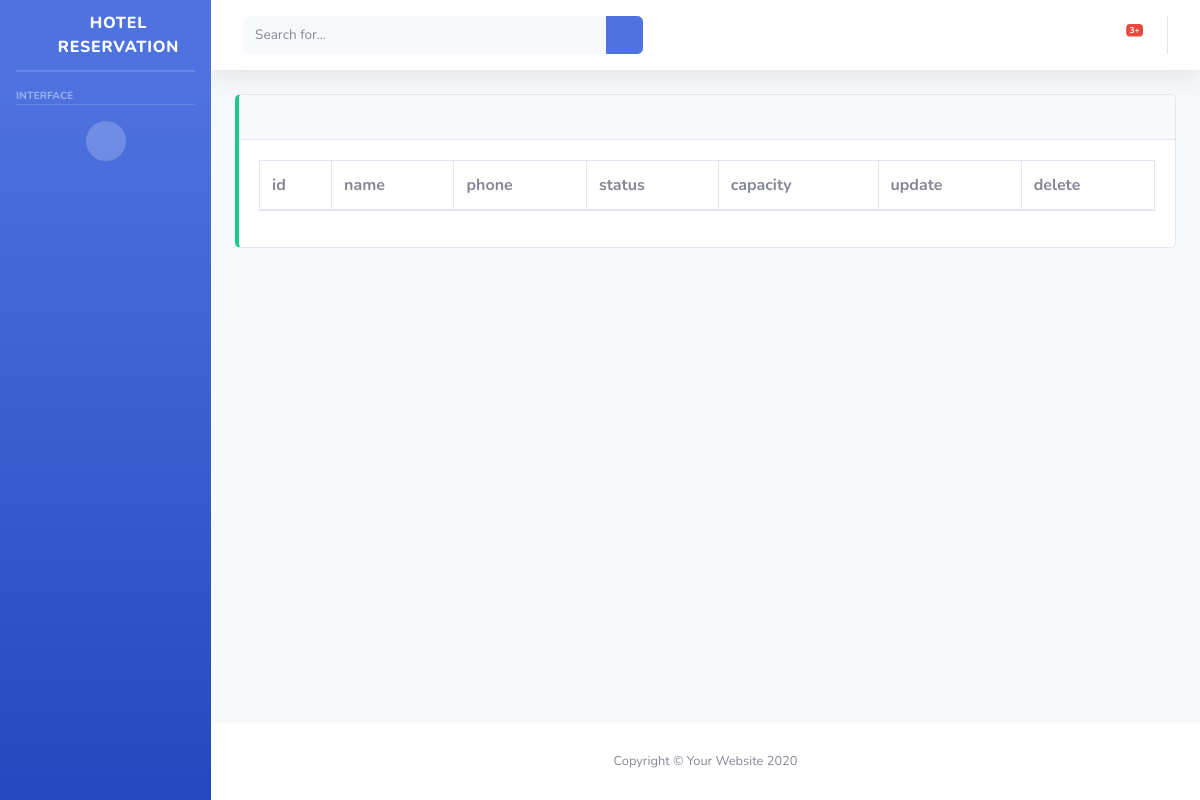
The page /restaurant/ on the database as committed earlier.
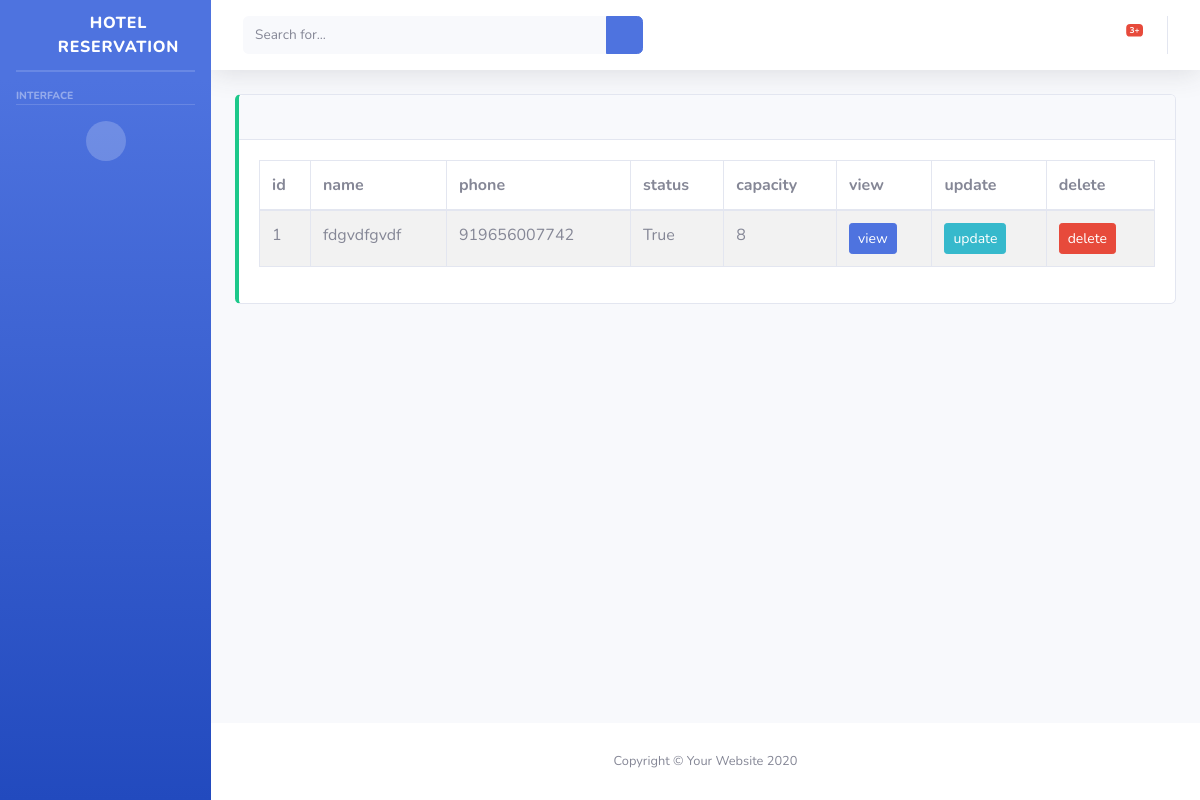
The same page on the database as committed later.
### restaurant/models.py (models this page shows, shortened)
class Restaurant(models.Model):
    name = models.CharField(max_length=100)
    description = models.TextField()
    address = models.TextField()
    phone = models.CharField(max_length=12)
    categorys = models.ManyToManyField(RestCategory)
    lat = models.FloatField()
    log = models.FloatField()
    status = models.BooleanField(default=False)
    opentime = models.TimeField()
    closstime = models.TimeField()
    seatingCapacity = models.IntegerField()
    user = models.OneToOneField(
        User, on_delete=models.CASCADE, blank=True, null=True)
    slug = models.SlugField(unique=True, blank=True, null=True)
    logo = models.ImageField(upload_to='rest/')
    def get_update_url(self):
        return reverse("restaurantupdate", kwargs={'pk': self.pk})
    def get_detail_url(self):
        return reverse("rester", kwargs={'slug': self.slug})

### restaurant/views.py (the view)
# urls.py: path('restaurant/', RestaurantList.as_view(), name="restaurant"),
class RestaurantList(ListView):
    model = Restaurant
    template_name = 'rest/list.html'
    context_object_name = "data"

### restaurant/templates/rest/list.html
{% extends 'base.html' %}
{% block content %}
<div class="table-responsive">
<table class="table table-bordered table-striped table-hover">
    <thead>
        <tr>
            <th>id</th>
            <th>name</th>
            <th>phone</th>
            <th>status</th>
            <th>capacity</th>
            {% for i in data %}
{% if i.get_detail_url %}
            <th>view</th>
            {% endif %}
            {% endfor %}
            <th>update</th>
            <th>delete</th>
        </tr>
    </thead>
    <tbody>
    {% for i in data %}
        <tr>
            <td>{{forloop.counter}}</td>
            <td>{{i.name}}</td>
            <td>{{i.phone}}</td>
            <td>{{i.status}}</td>
            <td>{{i.seatingCapacity}}</td>
            {% if i.get_detail_url %}
            <td><a href="{{i.get_detail_url}}" class="btn btn-sm btn-primary">view</a></td>
            {% endif %}
            <td><a href="{{i.get_update_url}}" class="btn btn-sm btn-info">update</a></td>
            <td><form method="post" action=""><input type="submit" value="delete" class="btn btn-sm btn-danger"></form></a></td>
        </tr>
        {% endfor %}
    </tbody>
</table>
</div>
{% endblock content %}

Rows that differ between the two databases and show on the page:
added Restaurant: shows "view", name "fdgvdfgvdf", phone "919656007742", status "True", seatingCapacity "8"
